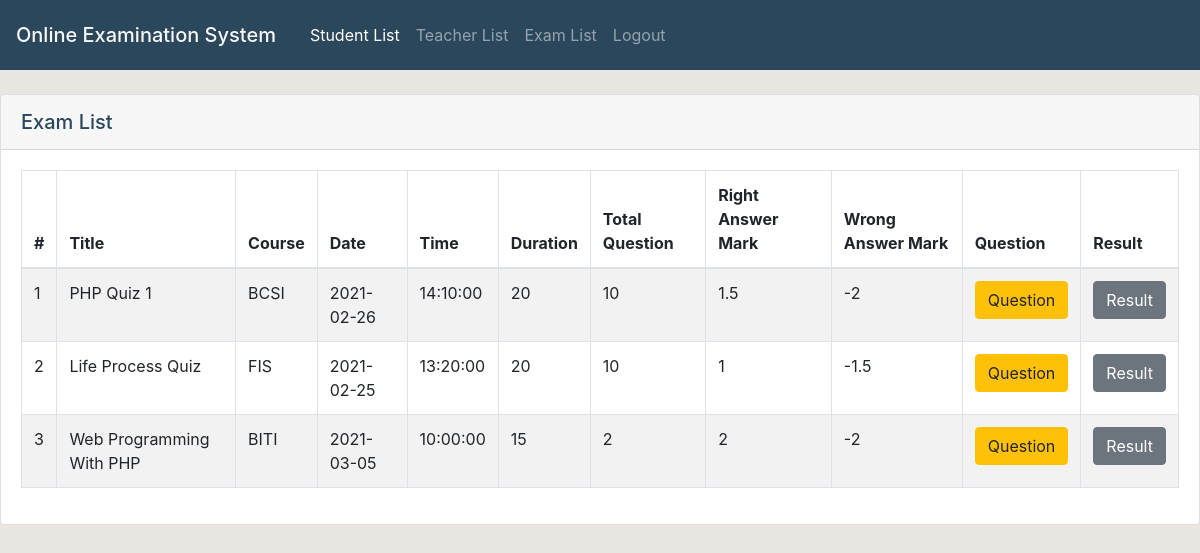
/adminHome.php?nav=examList (signed in), run on an earlier commit of the app's database.
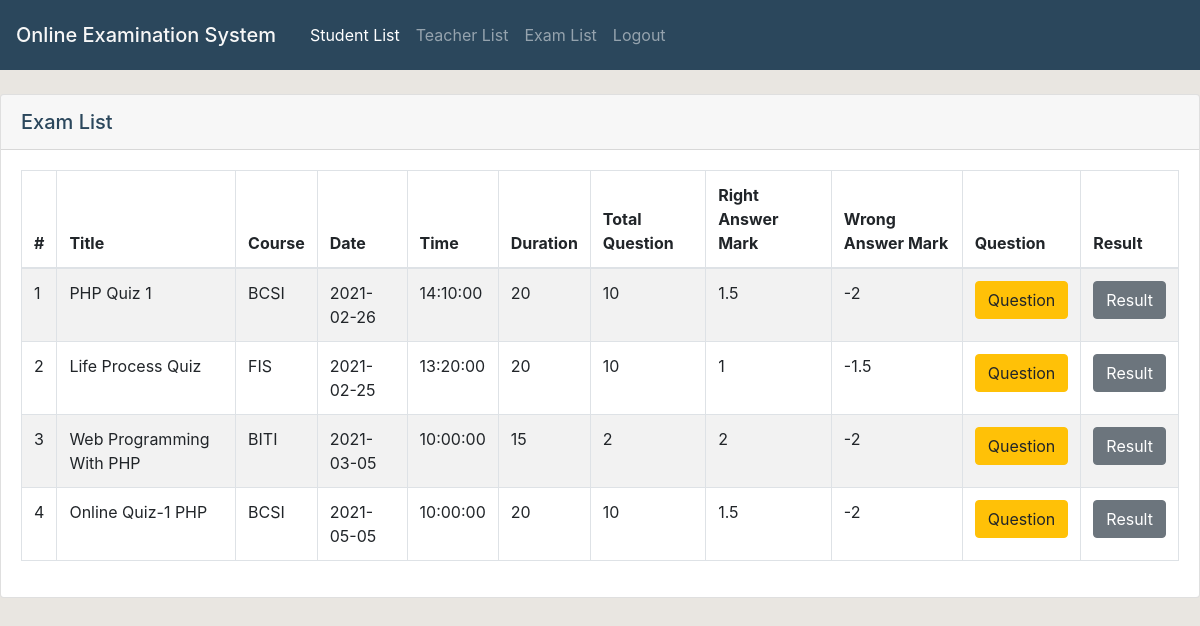
And on a later commit of the database.
### tables this page shows
CREATE TABLE IF NOT EXISTS `exam` (
`examID` int(11) NOT NULL,
  `examTitle` varchar(50) NOT NULL,
  `courseID` varchar(10) NOT NULL,
  `date` date NOT NULL,
  `time` time NOT NULL,
  `duration` int(5) NOT NULL,
  `totalQuestion` int(5) NOT NULL,
  `rightAnsMark` float NOT NULL,
  `wrongAnsMark` float NOT NULL,
  `teacherID` varchar(30) NOT NULL
);

### examList.php (the view, shortened to what this page needs)
<div class="card">
    <div class="card-header" style="font-size: 20px; font-weight: 500;">
        Exam List
    </div>
    <div class="card-body">
        <table class="table table-striped table-bordered" style="width: 100%;" id="exam_table" cellspacing="0" width="100%">
            <thead>
                <tr>
                <th scope="col">#</th>
                <th scope="col">Title</th>
                <th scope="col">Course</th>
                <th scope="col">Date</th>
                <th scope="col">Time</th>
                <th scope="col">Duration</th>
                <th scope="col">Total Question</th>
                <th scope="col">Right Answer Mark</th>
                <th scope="col">Wrong Answer Mark</th>
                <th scope="col">Question</th>
                <th scope="col">Result</th>
                </tr>
            </thead>
            <tbody>
            <?php
                $examQuery = mysqli_query($conn, "SELECT * FROM exam");
                $examRow = mysqli_fetch_row($examQuery);
                do {
                    echo "<tr><td>{$examRow[0]}</td>";
                    echo "<td>{$examRow[1]}</td>";
                    echo "<td>{$examRow[2]}</td>";
                    echo "<td>{$examRow[3]}</td>";
                    echo "<td>{$examRow[4]}</td>";
                    echo "<td>{$examRow[5]}</td>";
                    echo "<td>{$examRow[6]}</td>";
                    echo "<td>{$examRow[7]}</td>";
                    echo "<td>{$examRow[8]}</td>";
                    echo "<form action='questionList.php?id=$examRow[0]' method='post'>";
                    echo "<td><input type='submit' class='btn btn-warning' name='question' value='Question'/></form></td>\n";
                    echo "<form action='resultList.php?id=$examRow[0]' method='post'>";
                    echo "<td><input type='submit' class='btn btn-secondary' name='result' value='Result'/></td></form></tr>\n";
                    $examRow = mysqli_fetch_row($examQuery);
                } while ($examRow);
            ?>
            </tbody>
        </table>
    </div>
</div>

### header.php (shortened to what this page needs)
<!DOCTYPE html>
<html>
<head>
    <link rel="stylesheet" href="https://cdn.jsdelivr.net/npm/bootstrap@4.6.0/dist/css/bootstrap.min.css">
    <link rel="stylesheet" href="css/header.css">
    <link rel="stylesheet" href="fonts/icomoon/style.css">
</head>
<body>
    <nav class="navbar navbar-expand-lg navbar-dark navbar-custom">
        <a class="navbar-brand" style="color: #F7F7F7; font-weight: 500;" href="adminHome.php">
            Online Examination System
        </a>
        <div class="collapse navbar-collapse" style="margin-left: 10px;" id="navbarNav">
          <ul class="navbar-nav">
            <?php
              if ($_SESSION["role"] == "admin") {
                echo "<li class='nav-item active'>";
                  echo "<a class='nav-link' href='adminHome.php?nav=studentList'>Student List<span class='sr-only'>(current)</span></a>";
                echo "</li>";
                echo "<li class='nav-item'>";
                  echo "<a class='nav-link' href='adminHome.php?nav=teacherList'>Teacher List</a>";
                echo "</li>";
                echo "<li class='nav-item'>";
                  echo "<a class='nav-link' href='adminHome.php?nav=examList'>Exam List</a>";
                echo "</li>";
                echo "<li class='nav-item'>";
                    echo "<a class='nav-link' href='logout.php'>Logout</a>";
                echo "</li>";
              } else if ($_SESSION["role"] == "teacher") {
                echo "<li class='nav-item active'>";
                  echo "<a class='nav-link' href='teacherHome.php?nav=examList'>Exam List</a>";
                echo "</li>";
                echo "<li class='nav-item'>";
                  echo "<a class='nav-link' href='teacherHome.php?nav=uploadTest'>Upload Test<span class='sr-only'>(current)</span></a>";
                echo "</li>";
                echo "<li class='nav-item'>";
                  echo "<a class='nav-link' href='logout.php'>Logout</a>";
                echo "</li>";
              } else if ($_SESSION["role"] == "student") {
                echo "<li class='nav-item active'>";
                  echo "<a class='nav-link' href='#'>Take Test<span class='sr-only'>(current)</span></a>";
                echo "</li>";
                echo "<li class='nav-item'>";
                  echo "<a class='nav-link' href='studentHome.php?nav=viewHistory'>View History<span class='sr-only'>(current)</span></a>";
                echo "</li>";
                echo "<li class='nav-item'>";
                  echo "<a class='nav-link' href='logout.php'>Logout</a>";
                echo "</li>";
              }
            ?>
          </ul>
        </div>
    </nav>
</body>
</html>

### dataTable.php (shortened to what this page needs)
<html>
<head>
    <link rel="stylesheet" type="text/css" href="https://cdn.datatables.net/v/bs4-4.1.1/dt-1.10.18/datatables.min.css"/>
</head>

### adminHome.php (shortened to what this page needs)
<?php
    include "header.php";
    include "dbConnection.php";
    include "dataTable.php";
?>
<body>
<br>
    <?php
        if ($_GET["nav"] == "studentList") {
            include "studentList.php";
        } else if ($_GET["nav"] == "teacherList") {
            include "teacherList.php";
        } else if ($_GET["nav"] == "examList") {
            include "examList.php";
        }
    ?>
</body>
</html>

### css/header.css (style rules this page uses)
body { background-color: #E9E6E1 ; color: #2B475C; }
.navbar-custom { background-color: #2B475C ; height: 70px; }

What changed in the data, as far as the page shows it:
added exam: examID "4", examTitle "Online Quiz-1 PHP", courseID "BCSI", date "2021-05-05", time "10:00:00", duration "20", totalQuestion "10", rightAnsMark "1.5", wrongAnsMark "-2"
